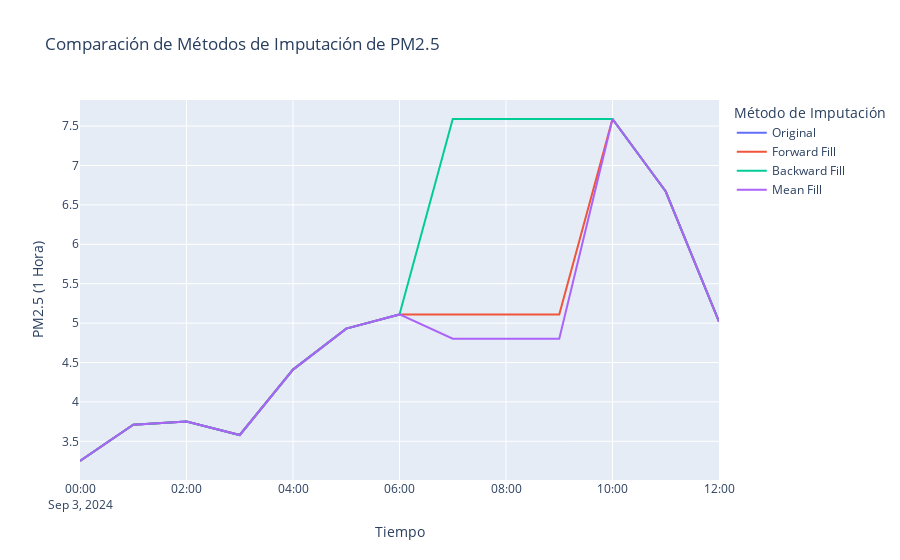

Source (notebook cell):
### Code cell
fig = go.Figure()

# serie de tiempo original
fig.add_trace(
    go.Scatter(x=fill_df.index, y=fill_df["pm2_5_1_hr"], mode='lines', name='Original')
)

#  forward fill
fig.add_trace(
    go.Scatter(x=fill_df.index, y=fill_df["ffill"], mode='lines', name='Forward Fill')
)

#  serie de backward fill
fig.add_trace(
    go.Scatter(x=fill_df.index, y=fill_df["bfill"], mode='lines', name='Backward Fill')
)

#  mean fill
fig.add_trace(
    go.Scatter(x=fill_df.index, y=fill_df["meanfill"], mode='lines', name='Mean Fill')
)


fig.update_layout(
    title="Comparación de Métodos de Imputación de PM2.5",
    xaxis_title="Tiempo",
    yaxis_title="PM2.5 (1 Hora)",
    legend_title="Método de Imputación"
)

fig.show()

### Figure 1 — Plotly figure (JSON) as saved in the notebook; plotly's stock layout.template omitted (floating-point values rounded to 4 significant figures)
{"data": [{"mode": "lines", "name": "Original", "type": "scatter", "x": ["2024-09-03T00:00:00", "2024-09-03T01:00:00", "2024-09-03T02:00:00", "2024-09-03T03:00:00", "2024-09-03T04:00:00", "2024-09-03T05:00:00", "2024-09-03T06:00:00", "2024-09-03T07:00:00", "2024-09-03T08:00:00", "2024-09-03T09:00:00", "2024-09-03T10:00:00", "2024-09-03T11:00:00", "2024-09-03T12:00:00"], "y": [3.25, 3.71, 3.75, 3.58, 4.41, 4.93, 5.11, null, null, null, 7.59, 6.67, 5.02]}, {"mode": "lines", "name": "Forward Fill", "type": "scatter", "x": ["2024-09-03T00:00:00", "2024-09-03T01:00:00", "2024-09-03T02:00:00", "2024-09-03T03:00:00", "2024-09-03T04:00:00", "2024-09-03T05:00:00", "2024-09-03T06:00:00", "2024-09-03T07:00:00", "2024-09-03T08:00:00", "2024-09-03T09:00:00", "2024-09-03T10:00:00", "2024-09-03T11:00:00", "2024-09-03T12:00:00"], "y": [3.25, 3.71, 3.75, 3.58, 4.41, 4.93, 5.11, 5.11, 5.11, 5.11, 7.59, 6.67, 5.02]}, {"mode": "lines", "name": "Backward Fill", "type": "scatter", "x": ["2024-09-03T00:00:00", "2024-09-03T01:00:00", "2024-09-03T02:00:00", "2024-09-03T03:00:00", "2024-09-03T04:00:00", "2024-09-03T05:00:00", "2024-09-03T06:00:00", "2024-09-03T07:00:00", "2024-09-03T08:00:00", "2024-09-03T09:00:00", "2024-09-03T10:00:00", "2024-09-03T11:00:00", "2024-09-03T12:00:00"], "y": [3.25, 3.71, 3.75, 3.58, 4.41, 4.93, 5.11, 7.59, 7.59, 7.59, 7.59, 6.67, 5.02]}, {"mode": "lines", "name": "Mean Fill", "type": "scatter", "x": ["2024-09-03T00:00:00", "2024-09-03T01:00:00", "2024-09-03T02:00:00", "2024-09-03T03:00:00", "2024-09-03T04:00:00", "2024-09-03T05:00:00", "2024-09-03T06:00:00", "2024-09-03T07:00:00", "2024-09-03T08:00:00", "2024-09-03T09:00:00", "2024-09-03T10:00:00", "2024-09-03T11:00:00", "2024-09-03T12:00:00"], "y": [3.25, 3.71, 3.75, 3.58, 4.41, 4.93, 5.11, 4.802, 4.802, 4.802, 7.59, 6.67, 5.02]}], "layout": {"legend": {"title": {"text": "Método de Imputación"}}, "title": {"text": "Comparación de Métodos de Imputación de PM2.5"}, "xaxis": {"title": {"text": "Tiempo"}}, "yaxis": {"title": {"text": "PM2.5 (1 Hora)"}}}}
